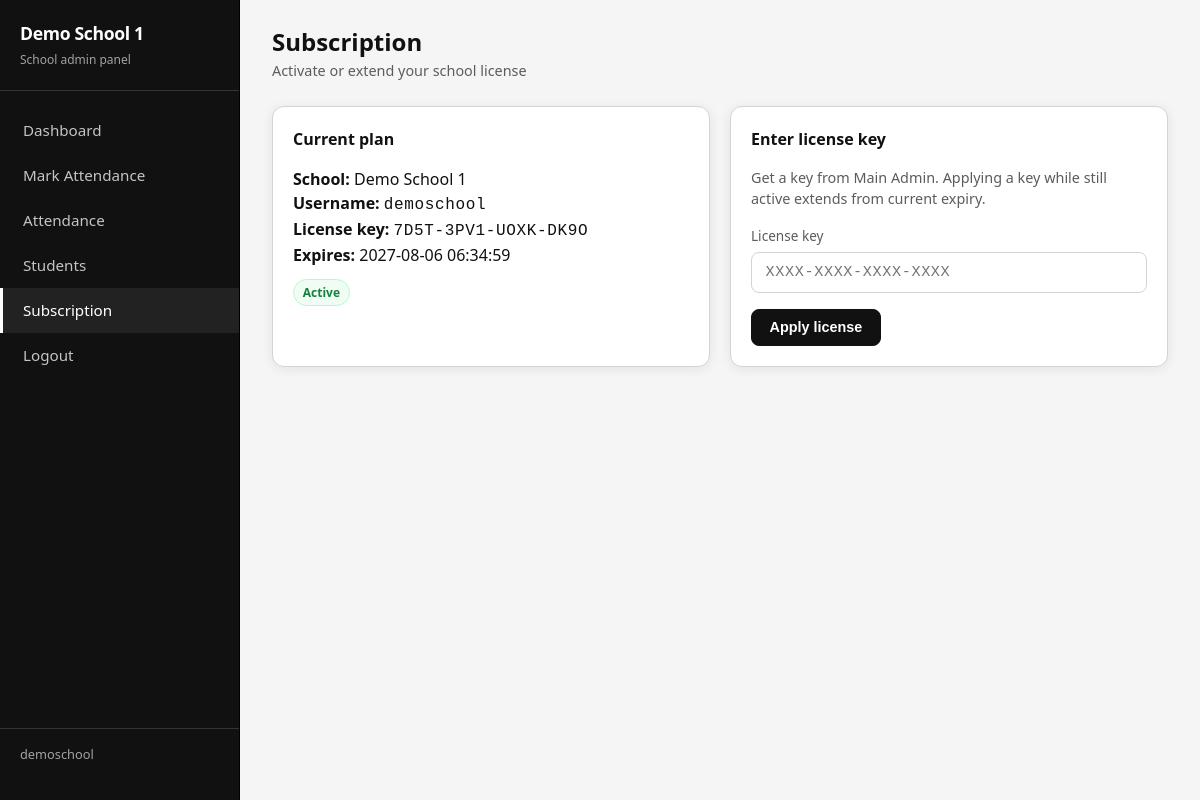
Screenshot of /school/subscription (signed in) with the database file from the repository.
### tables this page shows
CREATE TABLE schools (
                id INTEGER PRIMARY KEY AUTOINCREMENT,
                name TEXT NOT NULL,
                username TEXT NOT NULL UNIQUE,
                password_hash TEXT NOT NULL,
                license_key TEXT,
                license_expires_at TEXT,
                is_active INTEGER NOT NULL DEFAULT 1,
                created_at TEXT NOT NULL
            , public_token TEXT);

### app/routes/school_admin.py (the view)
@bp.route("/subscription", methods=["GET", "POST"])
@require_school
def subscription():
    school = _school()
    if request.method == "POST":
        key = request.form.get("license_key") or ""
        ok, msg = apply_license_to_school(school["id"], key)
        flash(msg, "success" if ok else "error")
        return redirect(url_for("school.subscription"))
    school = _school()  # refresh after apply
    return render_template(
        "school/subscription.html",
        school=school,
        licensed=is_school_licensed(school),
    )

### app/auth.py (called while the page is built)
def require_school(fn: Callable) -> Callable:
    @wraps(fn)
    def wrapper(*args, **kwargs):
        if session.get("role") != "school" or not session.get("school_id"):
            return redirect(url_for("auth.login"))
        return fn(*args, **kwargs)
    return wrapper

### app/database.py (called while the page is built)
def ensure_dirs() -> None:
    config.DATA_DIR.mkdir(parents=True, exist_ok=True)
    config.EXPORTS_DIR.mkdir(parents=True, exist_ok=True)
    config.QR_DIR.mkdir(parents=True, exist_ok=True)

def get_connection() -> sqlite3.Connection:
    ensure_dirs()
    conn = sqlite3.connect(str(config.DB_PATH), check_same_thread=False)
    conn.row_factory = sqlite3.Row
    conn.execute("PRAGMA foreign_keys = ON")
    return conn

@contextmanager
def db() -> Generator[sqlite3.Connection, None, None]:
    conn = get_connection()
    try:
        yield conn
        conn.commit()
    except Exception:
        conn.rollback()
        raise
    finally:
        conn.close()

def row_to_dict(row: Optional[sqlite3.Row]) -> Optional[dict[str, Any]]:
    if row is None:
        return None
    return dict(row)

### app/license_service.py (called while the page is built)
def is_school_licensed(school: dict[str, Any]) -> bool:
    if not school.get("is_active"):
        return False
    exp = school.get("license_expires_at")
    if not exp:
        return False
    try:
        exp_dt = datetime.strptime(exp, "%Y-%m-%d %H:%M:%S")
        return exp_dt >= datetime.now()
    except ValueError:
        return False

### app/routes/school_admin.py (called while the page is built)
def _school():
    return get_school(session["school_id"])

### app/services.py (called while the page is built)
def get_school(school_id: int) -> Optional[dict]:
    with db() as conn:
        row = conn.execute(
            "SELECT * FROM schools WHERE id = ?", (school_id,)
        ).fetchone()
        school = row_to_dict(row)
    if school and not school.get("public_token"):
        school["public_token"] = ensure_public_token(school_id)
    return school

### app/templates/school/subscription.html (shortened to what this page needs)
{% extends "school/layout.html" %}
{% block content %}
<div class="page-header">
  <div>
    <h2>Subscription</h2>
    <p>Activate or extend your school license</p>
  </div>
</div>
<div class="grid-2">
  <div class="card">
    <h3>Current plan</h3>
    <p><strong>School:</strong> {{ school.name }}</p>
    <p><strong>Username:</strong> <span class="mono">{{ school.username }}</span></p>
    <p><strong>License key:</strong> <span class="mono">{{ school.license_key or '—' }}</span></p>
    <p><strong>Expires:</strong> {{ school.license_expires_at or '—' }}</p>
    <p style="margin-top:0.75rem;">
      {% if licensed %}
        <span class="badge badge-yes">Active</span>
      {% else %}
        <span class="badge badge-no">Expired / inactive</span>
      {% endif %}
    </p>
  </div>
  <div class="card">
    <h3>Enter license key</h3>
    <p class="muted" style="font-size:0.9rem;margin-bottom:1rem;">
      Get a key from Main Admin. Applying a key while still active extends from current expiry.
    </p>
    <form method="post">
      <div class="form-group">
        <label>License key</label>
        <input type="text" name="license_key" class="mono" required placeholder="XXXX-XXXX-XXXX-XXXX" />
      </div>
      <button type="submit" class="btn">Apply license</button>
    </form>
  </div>
</div>
{% endblock %}

### app/templates/school/layout.html (shortened to what this page needs)
{% extends "base.html" %}
{% block body %}
<div class="app-shell">
  <aside class="sidebar">
    <div class="brand">
      <h1>{{ session.name or 'School' }}</h1>
      <span>School admin panel</span>
    </div>
    <nav>
      <a class="nav-link {% if request.endpoint == 'school.dashboard' %}active{% endif %}"
         href="{{ url_for('school.dashboard') }}">Dashboard</a>
      <a class="nav-link {% if request.endpoint == 'school.mark_attendance' %}active{% endif %}"
         href="{{ url_for('school.mark_attendance') }}" target="_blank">Mark Attendance</a>
      <a class="nav-link {% if request.endpoint == 'school.attendance' %}active{% endif %}"
         href="{{ url_for('school.attendance') }}">Attendance</a>
      <a class="nav-link {% if request.endpoint == 'school.students' %}active{% endif %}"
         href="{{ url_for('school.students') }}">Students</a>
      <a class="nav-link {% if request.endpoint == 'school.subscription' %}active{% endif %}"
         href="{{ url_for('school.subscription') }}">Subscription</a>
      <a class="nav-link" href="{{ url_for('auth.logout') }}">Logout</a>
    </nav>
    <div class="footer">{{ session.username }}</div>
  </aside>
  <main class="main">
    {% block content %}{% endblock %}
  </main>
</div>
{% endblock %}

### app/static/css/style.css (style rules this page uses)
:root { --bg: #f5f5f5; --bg-card: #ffffff; --bg-elevated: #f0f0f0; --border: #d4d4d4; --text: #111111; --muted: #5c5c5c; --primary: #111111; --primary-hover: #000000; --success: #15803d; --warning: #b45309; --danger: #b91c1c; --info: #171717; --radius: 12px; --shadow: 0 2px 12px rgba(0, 0, 0, 0.08); --font: "Segoe UI", system-ui, -apple-system, sans-serif; }
* { box-sizing: border-box; margin: 0; padding: 0; }
body { font-family: var(--font); background: var(--bg); color: var(--text); min-height: 100vh; line-height: 1.5; }
a { color: var(--text); text-decoration: underline; text-underline-offset: 2px; }
.app-shell { display: flex; min-height: 100vh; }
.sidebar { width: 240px; background: #111111; border-right: 1px solid #000; padding: 1.25rem 0; flex-shrink: 0; display: flex; flex-direction: column; color: #ffffff; }
.sidebar .brand { padding: 0 1.25rem 1.25rem; border-bottom: 1px solid #333; margin-bottom: 1rem; }
.sidebar .brand h1 { font-size: 1.1rem; font-weight: 700; letter-spacing: -0.02em; color: #ffffff; }
.sidebar .brand span { font-size: 0.75rem; color: #a3a3a3; }
.sidebar nav { flex: 1; }
.sidebar a.nav-link { display: flex; align-items: center; gap: 0.6rem; padding: 0.7rem 1.25rem; color: #c4c4c4; text-decoration: none; font-size: 0.95rem; border-left: 3px solid transparent; transition: all 0.15s; }
.sidebar a.nav-link:hover, .sidebar a.nav-link.active { color: #ffffff; background: #222222; border-left-color: #ffffff; }
.sidebar .footer { padding: 1rem 1.25rem; border-top: 1px solid #333; font-size: 0.8rem; color: #a3a3a3; }
.main { flex: 1; padding: 1.5rem 2rem; overflow-x: auto; background: var(--bg); }
.page-header { display: flex; justify-content: space-between; align-items: center; margin-bottom: 1.5rem; flex-wrap: wrap; gap: 1rem; }
.page-header h2 { font-size: 1.5rem; font-weight: 700; color: #111; }
.page-header p { color: var(--muted); font-size: 0.9rem; }
.card { background: var(--bg-card); border: 1px solid var(--border); border-radius: var(--radius); padding: 1.25rem; box-shadow: var(--shadow); margin-bottom: 1.25rem; }
.card h3 { font-size: 1rem; margin-bottom: 1rem; color: var(--text); }
.form-group { margin-bottom: 1rem; }
.form-group label { display: block; font-size: 0.85rem; color: var(--muted); margin-bottom: 0.35rem; }
input[type="text"], input[type="password"], input[type="number"], input[type="date"], input[type="email"], select, textarea { width: 100%; padding: 0.65rem 0.85rem; background: #ffffff; border: 1px solid var(--border); border-radius: 8px; color: var(--text); font-size: 0.95rem; outline: none; transition: border-color 0.15s, box-shadow 0.15s; }
.btn { display: inline-flex; align-items: center; justify-content: center; gap: 0.4rem; padding: 0.6rem 1.1rem; border: 1px solid #111; border-radius: 8px; font-size: 0.9rem; font-weight: 600; cursor: pointer; transition: background 0.15s, color 0.15s, transform 0.1s; text-decoration: none; color: #fff; background: #111111; }
.badge { display: inline-block; padding: 0.2rem 0.55rem; border-radius: 999px; font-size: 0.75rem; font-weight: 600; border: 1px solid currentColor; }
.badge-yes { background: #f0fdf4; color: var(--success); border-color: #bbf7d0; }
.muted { color: var(--muted); }
.mono { font-family: ui-monospace, monospace; letter-spacing: 0.04em; }
.grid-2 { display: grid; grid-template-columns: 1fr 1fr; gap: 1.25rem; }

### rows the page displays
schools: name "Demo School 1", username "demoschool", license_key "7D5T-3PV1-UOXK-DK9O", license_expires_at "2027-08-06 06:34:59"
